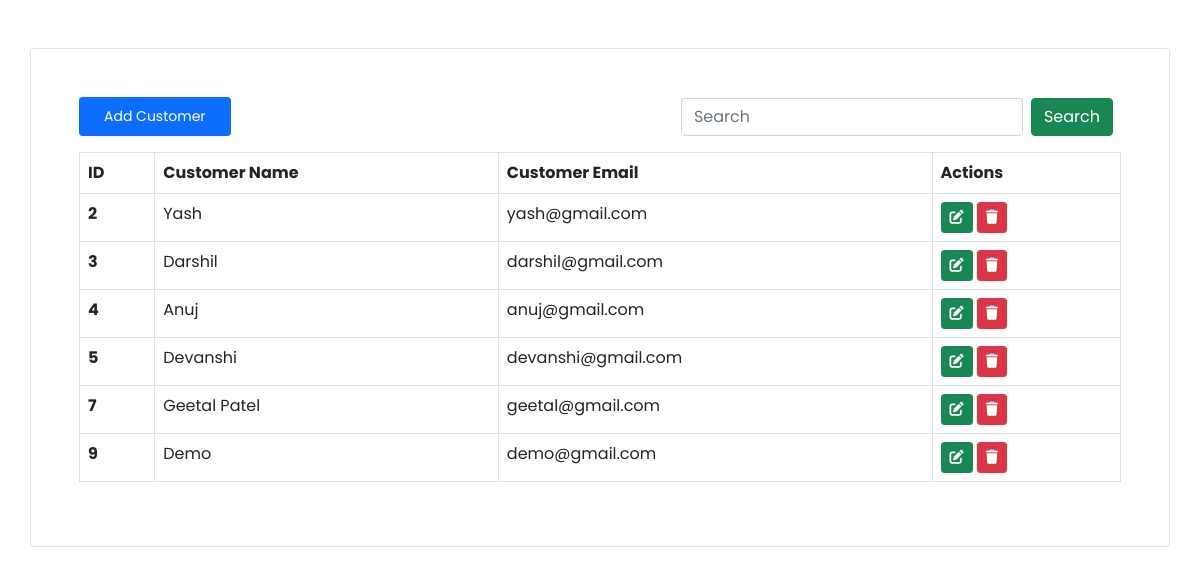
The page / on the database its author committed.
### crudapp/models.py (models this page shows, shortened)
class Customer(models.Model):
        name = models.CharField(max_length=100, verbose_name="Customer Name")
        email = models.EmailField(max_length=277, verbose_name="Customer Email")

### crudapp/views.py (the view, shortened to what this page needs)
# urls.py: path('', views.index, name="home"),
def index(request):
    customers = Customer.objects.all()
    query = ""
    context = {"customers": customers, "query": query}
    return render(request, "index.html", context=context)

### crudapp/templates/index.html (shortened to what this page needs)
{% extends 'base.html' %}
{% block body %}
<div class="container mt-5 p-5 border rounded">
    <div class="d-flex justify-content-between align-items-center">
        <a href="#" class="btn btn-primary px-4 py-2 btn-sm" data-bs-toggle="modal" data-bs-target="#addCustomerModal">Add Customer</a>
        <div class="">
            <form action="" method="post" class="d-flex">
                <input type="search" name="searchquery" value="{{query}}" class="form-control" placeholder="Search">
                <button class="btn btn-success mx-2" name="search">Search</button>
            </form>
        </div>
    </div>
    <table class="table mt-3 table-bordered">
        <thead>
          <tr>
            <th scope="col">ID</th>
            <th scope="col">Customer Name</th>
            <th scope="col">Customer Email</th>
            <th scope="col">Actions</th>
          </tr>
        </thead>
        <tbody>
            {% for customer in customers %}
                <tr>
                    <th>{{customer.id}}</th>
                    <td>{{customer.name}}</td>
                    <td>{{customer.email}}</td>
                    <td>
                        <a href="#" class="btn btn-success btn-sm" data-bs-toggle="modal" data-bs-target="#updateCustomerModal_{{customer.id}}"><i class="fa-solid fa-pen-to-square"></i></a>
                        <a href="#" class="btn btn-danger btn-sm" data-bs-toggle="modal" data-bs-target="#deleteCustomerModal_{{customer.id}}"><i class="fa-solid fa-trash"></i></a>
                    </td>
                </tr>
            {% endfor %}
        </tbody>
      </table>
</div>
{% endblock body %}

### crudapp/templates/base.html (shortened to what this page needs)
<!doctype html>
<html lang="en">
  <head>
    <link href="https://cdn.jsdelivr.net/npm/bootstrap@5.0.2/dist/css/bootstrap.min.css" rel="stylesheet">
    <link rel="stylesheet" href="https://cdnjs.cloudflare.com/ajax/libs/font-awesome/6.4.2/css/all.min.css" />
  </head>
  <body>
    {% block body %}{% endblock body %}
  </body>
</html>

### crudapp/templates/base.html (style rules this page uses)
* { font-family: 'Poppins', sans-serif; }

### rows shown on the page
Customer: id "2", name "Yash", email "yash@gmail.com"
Customer: id "3", name "Darshil", email "darshil@gmail.com"
Customer: id "4", name "Anuj", email "anuj@gmail.com"
Customer: id "5", name "Devanshi", email "devanshi@gmail.com"
Customer: id "7", name "Geetal Patel", email "geetal@gmail.com"
Customer: id "9", name "Demo", email "demo@gmail.com"
